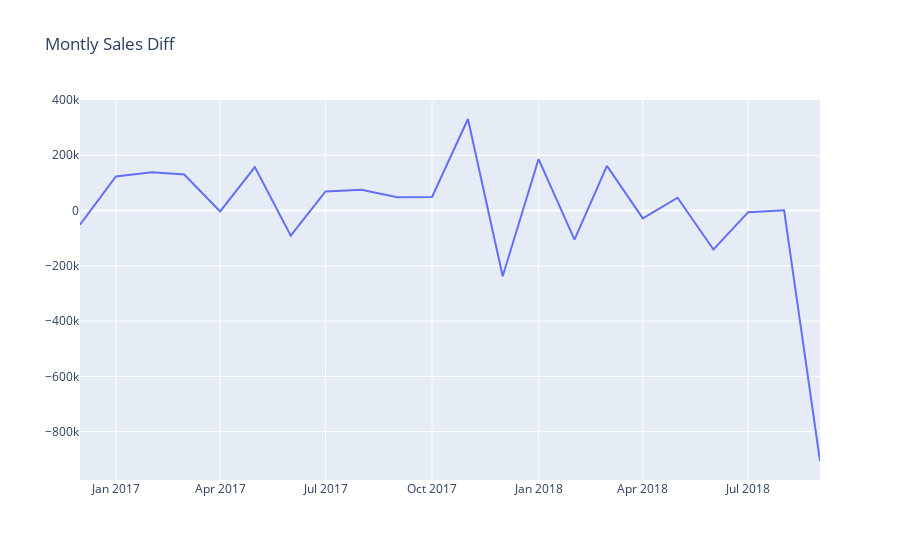

Notebook code cell kept with this figure:
### Code cell
# Plot sales diff
plot_data = [
    go.Scatter(
        x=stationary_df['Date'],
        y=stationary_df['sales_diff'],
    )
]
plot_layout = go.Layout(
        title='Montly Sales Diff'
    )
fig = go.Figure(data=plot_data, layout=plot_layout)
pyoff.iplot(fig)

### Figure 1 — Plotly figure (JSON) as saved in the notebook; plotly's stock layout.template omitted (floating-point values rounded to 4 significant figures)
{"data": [{"type": "scatter", "x": ["2016-12-01T00:00:00", "2017-01-01T00:00:00", "2017-02-01T00:00:00", "2017-03-01T00:00:00", "2017-04-01T00:00:00", "2017-05-01T00:00:00", "2017-06-01T00:00:00", "2017-07-01T00:00:00", "2017-08-01T00:00:00", "2017-09-01T00:00:00", "2017-10-01T00:00:00", "2017-11-01T00:00:00", "2017-12-01T00:00:00", "2018-01-01T00:00:00", "2018-02-01T00:00:00", "2018-03-01T00:00:00", "2018-04-01T00:00:00", "2018-05-01T00:00:00", "2018-06-01T00:00:00", "2018-07-01T00:00:00", "2018-08-01T00:00:00", "2018-09-01T00:00:00"], "y": [-51150.0, 123300.0, 138500.0, 130300.0, -3273.0, 157500.0, -90800.0, 69150.0, 75170.0, 48270.0, 49380.0, 331200.0, -237700.0, 186200.0, -105000.0, 161800.0, -28200.0, 46220.0, -141000.0, -5878.0, 1274.0, -906100.0]}], "layout": {"title": {"text": "Montly Sales Diff"}}}
